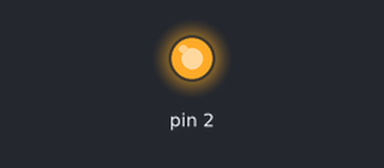
Bench run of a sketch on a simulated Arduino Uno, built with avr-gcc and run on an emulated ATmega328P. Parts: output pins drawn as LEDs (lit = HIGH).

Above: at 0.2 s.
At 48.0 s:
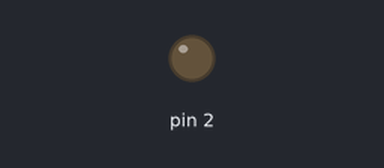
Timing chart, 0 to 48.7 s (numbered marks = the images above):
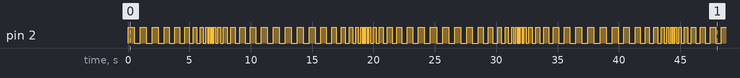

The sketch:

flashLED_cos.ino
```cpp
int c;   // declare c as an integer
void setup(){
  c = 0;
  pinMode(2, OUTPUT);
}
void loop(){
  int d;
  d = abs(500*cos(100.0 * 3.14 * c)); // time interval
  digitalWrite(2, HIGH);   // set the LED on
  delay(d);              // wait for interval ‘d’
  digitalWrite(2, LOW);    // set the LED off
  delay(d);              // wait for interval ‘d’
  c=c+1;
}
```

Measured:
- by itself, pin 2: moves between LOW and HIGH, repeating every 37.5 s
- by itself, everything shown: repeats every 12.7 s, in 38 steps
